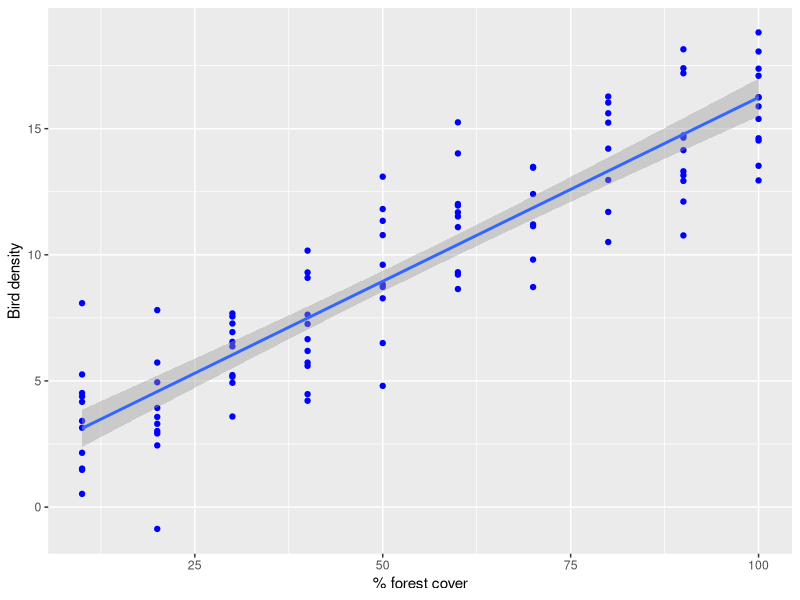
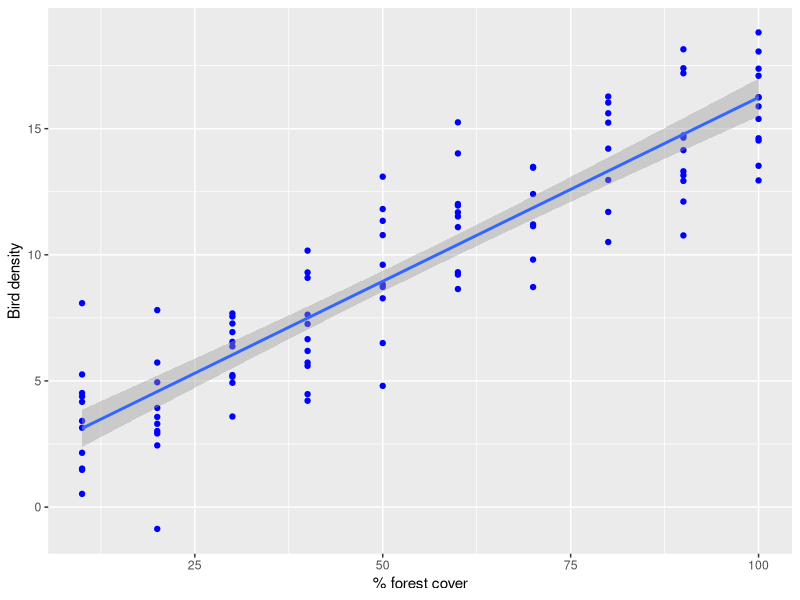

Write R code to recreate these figures, in order.
## ---- chunk 1
library(ggplot2)
n <- 100; a = 1; b = 0.15; sigma2 = 5; x = sample(seq(10, 100, 10), 100, replace = TRUE)
eps = rnorm(n, mean = 0, sd = sqrt(sigma2)) 
y <- a + b*x + eps 

ggplot() + aes(x, y) + geom_point(colour = "blue") + stat_smooth(method = lm, formula = y ~ x, geom = "smooth") + xlab("% forest cover") + ylab("Bird density")

ggsave(filename = "reg-plot.png", width = 2.5, height = 1.8) 

